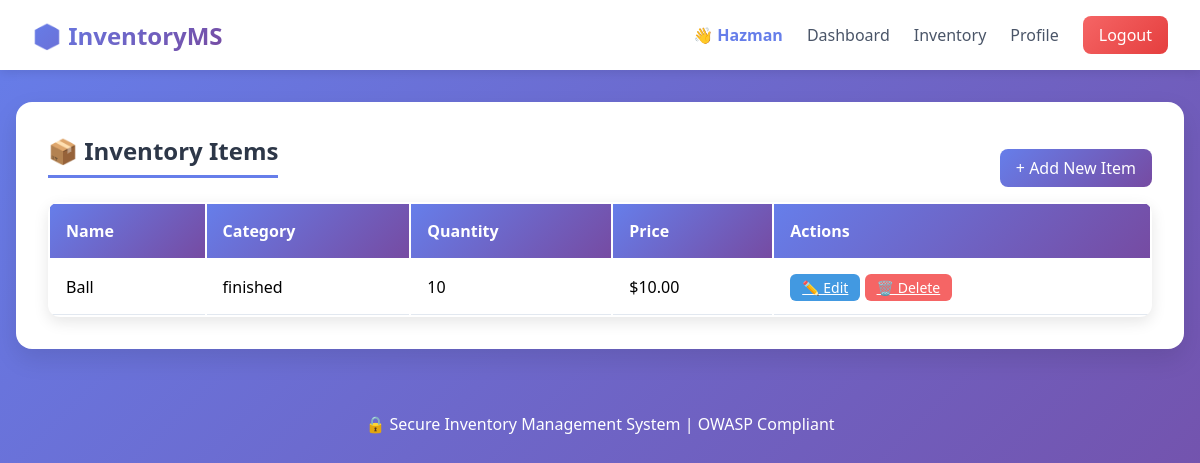
/inventory/ (signed in), run on the app's committed database.
### inventory/models.py (models this page shows, shortened)
class InventoryItem(models.Model):
    CATEGORY_CHOICES = [
        ('raw', 'Raw Material'),
        ('finished', 'Finished Good'),
        ('packaging', 'Packaging'),
    ]
    name = models.CharField(max_length=200)
    category = models.CharField(max_length=20, choices=CATEGORY_CHOICES)
    quantity = models.PositiveIntegerField(default=0)  # PositiveInteger = validation
    price = models.DecimalField(max_digits=10, decimal_places=2)
    reorder_level = models.PositiveIntegerField(default=10)
    description = models.TextField(blank=True)
    created_by = models.ForeignKey(User, on_delete=models.CASCADE, related_name='inventory_items')
    created_at = models.DateTimeField(auto_now_add=True)
    updated_at = models.DateTimeField(auto_now=True)
    class Meta:
        ordering = ['-created_at']

### inventory/views.py (the view)
# urls.py: path('inventory/', views.inventory_list, name='inventory_list'),
@login_required
def inventory_list(request):
    if request.user.is_superuser:
        items = InventoryItem.objects.all()
    else:
        items = InventoryItem.objects.filter(created_by=request.user)
    return render(request, 'inventory_list.html', {'items': items})

### inventory/templates/inventory_list.html
{% extends 'base.html' %}
{% block content %}
<div class="card">
    <div style="display: flex; justify-content: space-between; align-items: center; flex-wrap: wrap;">
        <h2 class="card-header">📦 Inventory Items</h2>
        <a href="{% url 'inventory_create' %}" class="btn btn-primary">+ Add New Item</a>
    </div>
    <table>
        <thead>
            <tr><th>Name</th><th>Category</th><th>Quantity</th><th>Price</th><th>Actions</th</tr>
        </thead>
        <tbody>
            {% for item in items %}
            <tr>
                <td>{{ item.name|escape }}</td>
                <td>{{ item.category|escape }}</td>
                <td>{{ item.quantity }}</td>
                <td>${{ item.price }}</td>
                <td>
                    <a href="{% url 'inventory_update' item.id %}" class="btn-edit">✏️ Edit</a>
                    <a href="{% url 'inventory_delete' item.id %}" class="btn-delete">🗑️ Delete</a>
                </td>
            </tr>
            {% empty %}
            <tr><td colspan="5" style="text-align: center;">📭 No items found. Create your first item!</td></tr>
            {% endfor %}
        </tbody>
    </table>
</div>
{% endblock %}

### inventory/templates/base.html (shortened to what this page needs)
<!DOCTYPE html>
<html lang="en">
<head>
</head>
<body>
    <nav class="navbar">
        <div class="logo">📦 InventoryMS</div>
        <div class="nav-links">
            {% if user.is_authenticated %}
                <span class="user-greeting">👋 {{ user.username|escape }}</span>
                <a href="{% url 'dashboard' %}">Dashboard</a>
                <a href="{% url 'inventory_list' %}">Inventory</a>
                <a href="{% url 'profile' %}">Profile</a>
                <a href="{% url 'logout' %}" class="logout-btn">Logout</a>
            {% else %}
                <a href="{% url 'login' %}">Login</a>
                <a href="{% url 'register' %}">Register</a>
            {% endif %}
        </div>
    </nav>
    <div class="container">
        {% block content %}{% endblock %}
    </div>
    <footer>
        <p>🔒 Secure Inventory Management System | OWASP Compliant</p>
    </footer>
</body>
</html>

### inventory/templates/base.html (style rules this page uses)
* { margin: 0; padding: 0; box-sizing: border-box; }
body { font-family: 'Segoe UI', Tahoma, Geneva, Verdana, sans-serif; background: linear-gradient(135deg, #667eea 0%, #764ba2 100%); min-height: 100vh; }
.navbar { background: white; box-shadow: 0 2px 10px rgba(0,0,0,0.1); padding: 1rem 2rem; display: flex; justify-content: space-between; align-items: center; flex-wrap: wrap; }
.logo { font-size: 1.5rem; font-weight: bold; background: linear-gradient(135deg, #667eea, #764ba2); -webkit-background-clip: text; background-clip: text; color: transparent; }
.nav-links { display: flex; gap: 1.5rem; align-items: center; flex-wrap: wrap; }
.nav-links a { text-decoration: none; color: #4a5568; font-weight: 500; transition: color 0.3s; }
.user-greeting { color: #667eea; font-weight: bold; }
.logout-btn { background: linear-gradient(135deg, #f56565, #e53e3e); color: white !important; padding: 0.5rem 1rem; border-radius: 8px; }
.container { max-width: 1200px; margin: 2rem auto; padding: 0 1rem; }
.card { background: white; border-radius: 16px; box-shadow: 0 10px 25px rgba(0,0,0,0.1); padding: 2rem; margin-bottom: 1.5rem; }
.card-header { font-size: 1.5rem; font-weight: bold; color: #2d3748; margin-bottom: 1.5rem; padding-bottom: 0.5rem; border-bottom: 3px solid #667eea; display: inline-block; }
.btn { display: inline-block; padding: 0.5rem 1rem; border-radius: 8px; text-decoration: none; font-weight: 500; transition: all 0.3s; border: none; cursor: pointer; }
.btn-primary { background: linear-gradient(135deg, #667eea, #764ba2); color: white; }
.btn-edit { background: #4299e1; color: white; padding: 0.25rem 0.75rem; border-radius: 6px; font-size: 0.875rem; }
.btn-delete { background: #f56565; color: white; padding: 0.25rem 0.75rem; border-radius: 6px; font-size: 0.875rem; }
table { width: 100%; background: white; border-radius: 12px; overflow: hidden; box-shadow: 0 5px 15px rgba(0,0,0,0.1); }
th { background: linear-gradient(135deg, #667eea, #764ba2); color: white; padding: 1rem; text-align: left; }
td { padding: 1rem; border-bottom: 1px solid #e2e8f0; }
footer { text-align: center; padding: 2rem; color: white; margin-top: 2rem; }

### data on the page
InventoryItem: name "Ball", category "finished", quantity "10", price "10.00"

### other printed values
{{ user.username|escape }} "Hazman"
